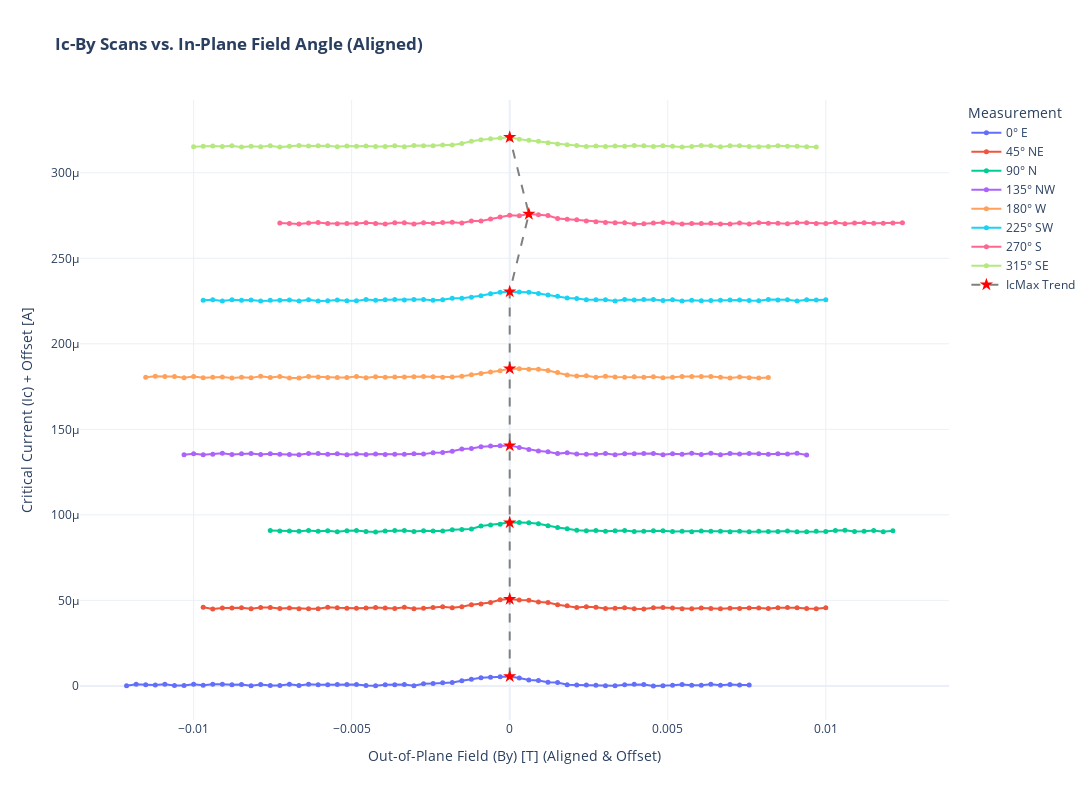
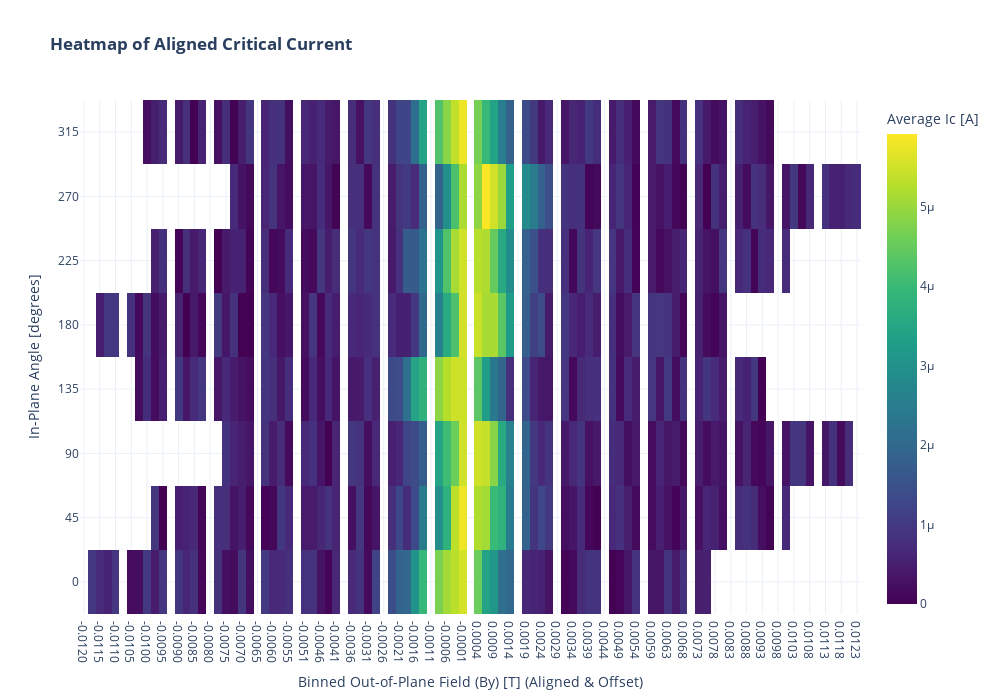

The notebook cell these images were saved under, in order:
### Code cell
import pandas as pd
import plotly.graph_objects as go
from IPython.display import clear_output
from scipy.signal import find_peaks
import numpy as np

# --- Helper Function Definition ---
# The function now accepts and returns 'aligned_dfs_for_heatmap'
def process_and_plot_data(dataid, angle, angle_label, fig, IcMax_df, ByOffset, ByRange, f_factor, aligned_dfs_for_heatmap):
    print(f"Processing dataid: {dataid}, angle: {angle}° ({angle_label})")
    
    # Using dummy data as plot_heatmaps is not defined
    _data_points = 100 # More points for a better demo
    _base_param_values = np.linspace(-ByRange*1.5, ByRange*1.5, _data_points)
    peak_center = 0.002 * np.cos(np.deg2rad(angle * 2)) # Example of a shifting peak
    _ic_values = np.exp(-((_base_param_values - peak_center)**2) / (2*(0.001)**2)) * 5e-6 + 1e-6*np.random.rand(_data_points)
    Ic_df = pd.DataFrame({"param_value": _base_param_values, "Ic": _ic_values})

    # 1. Filter data to be within the specified ByRange
    Ic_df_filtered = Ic_df[(Ic_df["param_value"] < ByRange) & (Ic_df["param_value"] > -ByRange)].copy()
    if Ic_df_filtered.empty:
        print(f"Warning: No data within ByRange for dataid {dataid}. Skipping.")
        return fig, IcMax_df, aligned_dfs_for_heatmap

    # 3. Use find_peaks to locate the first peak for alignment
    peaks, _ = find_peaks(Ic_df_filtered["Ic"], height=2e-6) # Added height for robustness
    if len(peaks) == 0:
        print(f"No peak found for dataid {dataid}. Using max current point for alignment.")
        align_x = Ic_df_filtered.loc[Ic_df_filtered["Ic"].idxmax()]["param_value"]
    else:
        first_peak_idx = peaks[0]
        align_x = Ic_df_filtered.iloc[first_peak_idx]["param_value"]

    # 4. Align By so the first peak is at x=0, then add the specified ByOffset
    plot_x_values = Ic_df_filtered["param_value"] - align_x + ByOffset

    # --- NEW: Collect the ALIGNED data for the new heatmap ---
    aligned_data_chunk = pd.DataFrame({
        'aligned_by': plot_x_values,
        'Ic': Ic_df_filtered['Ic'],
        'angle': angle
    })
    aligned_dfs_for_heatmap.append(aligned_data_chunk)
    # --- End of NEW section ---

    # 5. Calculate the maximum Ic and its corresponding aligned By
    idx_max = Ic_df_filtered["Ic"].idxmax()
    Ic_max_value = Ic_df_filtered.loc[idx_max, "Ic"]
    By_aligned_for_plot = plot_x_values.loc[idx_max]

    # 6. Update the IcMax_df DataFrame
    new_row_df = pd.DataFrame([{"angle": angle, "IcMax": Ic_max_value, "By": By_aligned_for_plot, "dataid": dataid}])
    IcMax_df = pd.concat([IcMax_df, new_row_df], ignore_index=True)

    # 7. Add the processed data trace to the line plot
    Ic_offset = angle * 1e-6 * f_factor
    fig.add_trace(go.Scatter(
        x=plot_x_values,
        y=Ic_df_filtered["Ic"] + Ic_offset,
        mode='lines+markers',
        name=f'{angle}° {angle_label}',
        marker=dict(size=5),
        line=dict(width=2)
    ))

    clear_output(wait=True)
    return fig, IcMax_df, aligned_dfs_for_heatmap

# --- Main Script ---
# --- Configuration ---
f = 1
ByRange = 10e-3

# --- Initialization ---
IcMax_df = pd.DataFrame(columns=["angle", "IcMax", "By", "dataid"])
fig = go.Figure()
aligned_dfs_for_heatmap = [] # <<< Initialize list for the new heatmap

# Define data points for processing
data_points = [
    {"dataid": 269, "angle": 0,   "label": "E",  "ByOffset": 0},
    {"dataid": 284, "angle": 45,  "label": "NE", "ByOffset": 0},
    {"dataid": 293, "angle": 90,  "label": "N",  "ByOffset": 0},
    {"dataid": 298, "angle": 135, "label": "NW", "ByOffset": 0},
    {"dataid": 299, "angle": 180, "label": "W",  "ByOffset": 0},
    {"dataid": 303, "angle": 225, "label": "SW", "ByOffset": 0},
    {"dataid": 305, "angle": 270, "label": "S",  "ByOffset": 0},
    {"dataid": 307, "angle": 315, "label": "SE", "ByOffset": 0},
]

# Loop through the data points and process them
for point in data_points:
    fig, IcMax_df, aligned_dfs_for_heatmap = process_and_plot_data(
        dataid=point["dataid"],
        angle=point["angle"],
        angle_label=point["label"],
        fig=fig,
        IcMax_df=IcMax_df,
        ByOffset=point["ByOffset"],
        ByRange=ByRange,
        f_factor=f,
        aligned_dfs_for_heatmap=aligned_dfs_for_heatmap
    )

# Add IcMax_df trace to the line plot
if not IcMax_df.empty:
    fig.add_trace(go.Scatter(
        x=IcMax_df["By"],
        y=IcMax_df["IcMax"] + IcMax_df["angle"] * 1e-6 * f,
        mode='lines+markers', name='IcMax Trend',
        marker=dict(size=10, symbol='star', color='red'),
        line=dict(width=2, dash='dash', color='gray')
    ))

# --- Final Line Plot ---
fig.update_layout(
    title="<b>Ic-By Scans vs. In-Plane Field Angle (Aligned)</b>",
    xaxis_title="Out-of-Plane Field (By) [T] (Aligned & Offset)",
    yaxis_title=f"Critical Current (Ic) + Offset [A]",
    legend_title="Measurement", hovermode="x unified", template="plotly_white",
    width=1200, height=800
)
fig.show()

# ==============================================================================
# --- Heatmap Generation of ALIGNED and OFFSETTED Data ---
# ==============================================================================
if aligned_dfs_for_heatmap:
    # 1. Concatenate all data into a single DataFrame
    source_df = pd.concat(aligned_dfs_for_heatmap, ignore_index=True)

    # 2. Define the bins for the aligned By-axis
    # We create 100 bins from the min to the max of the aligned data.
    num_bins = 100
    bins = np.linspace(source_df['aligned_by'].min(), source_df['aligned_by'].max(), num_bins)
    
    # 3. Assign each data point to a bin
    source_df['by_binned'] = pd.cut(source_df['aligned_by'], bins=bins)

    # 4. Group by angle and the new bins, then calculate the mean Ic
    # This aggregates the data into our desired grid format.
    heatmap_data = source_df.groupby(['angle', 'by_binned'], observed=False)['Ic'].mean().unstack()

    # 5. Create the heatmap
    aligned_heatmap_fig = go.Figure(data=go.Heatmap(
        z=heatmap_data.values,
        x=[f"{b.mid:.4f}" for b in heatmap_data.columns], # Use the midpoint of each bin as the x-label
        y=heatmap_data.index,
        colorscale='Viridis',
        colorbar=dict(title='Average Ic [A]'),
    ))
    
    aligned_heatmap_fig.update_layout(
        title='<b>Heatmap of Aligned Critical Current</b>',
        xaxis_title='Binned Out-of-Plane Field (By) [T] (Aligned & Offset)',
        yaxis_title='In-Plane Angle [degrees]',
        yaxis=dict(type='category'),
        width=1000,
        height=700,
        template="plotly_white"
    )
    aligned_heatmap_fig.show()
else:
    print("No data was collected to generate the aligned heatmap.")
